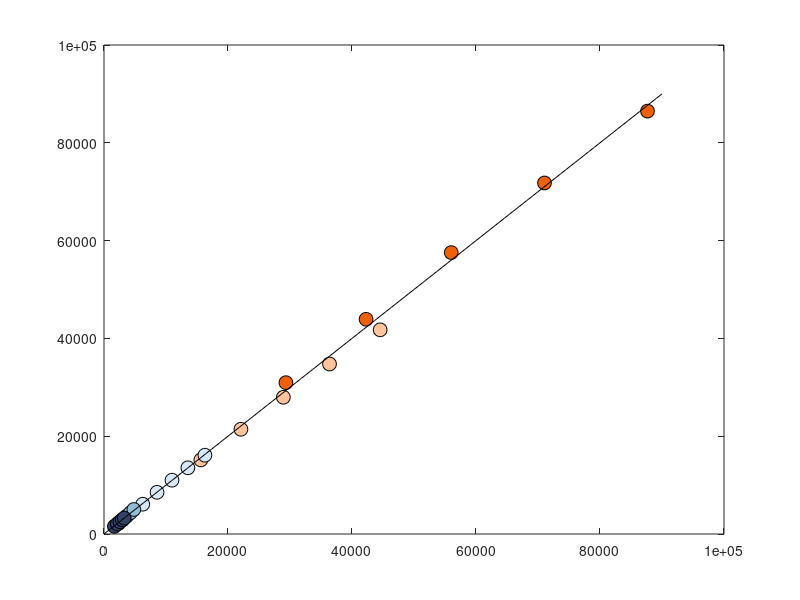

Recreate this plot in MATLAB.
clear all;

etae = [6.908 9.21, 11.513, 13.82, 16.12];
no_crust_else = [1454.14875, 1905.448906, 2301.450313, 2645.008594, 2939.941094];
crust080_else = [29340.7343, 42268.09621, 56009.15412, 71048.51759, 87662.64521];
crust085_else = [15614.80445, 22083.40535, 28930.83363, 36373.77595, 44542.01069];
crust090_else = [6248.155365, 8556.584766, 10966.25036, 13528.31915, 16277.61158];
crust095_else = [2357.25412, 3036.333163, 3670.82971, 4260.978263, 4807.996414];
crust0975_else = [1670.73637, 2146.690156, 2568.043942, 2937.856993, 3258.000869];

crust080_diff_else = no_crust_else - crust080_else;
crust085_diff_else = no_crust_else - crust085_else;
crust090_diff_else = no_crust_else - crust090_else;
crust095_diff_else = no_crust_else - crust095_else;
crust0975_diff_else = no_crust_else - crust0975_else;

d = 0.05;
Ra = 1e7;
mu_jump = 100;
first_term = 0.2764* d^-0.8357 * Ra * d^3.5 * etae.^1.228 * mu_jump.^-0.57 ;
%first_term = d.^exp_term;
sigma_zero_term = (2368*etae.^0.3365 - 3100)*Ra*1e-7;
stress_fit = first_term + sigma_zero_term;

%plot(etae,crust090_else,'x-')
%hold on
%plot(etae,crust080_else,'x-')
%plot(etae,crust085_else,'x-')
%plot(etae,crust095_else,'x-')
%plot(etae,crust0975_else,'x-')
%plot(etae,stress_fit,'o-')

%% 
d=0.2;
first_term = 0.2764* d^-0.8357 * Ra * d^3.5 * etae.^1.228 * mu_jump.^-0.57 ;
%first_term = d.^exp_term;
sigma_zero_term = (2368*etae.^0.3365 - 3100)*Ra*1e-7;
stress_fit = first_term + sigma_zero_term;

plot(crust080_else, stress_fit,'o','MarkerSize',10,...
    'MarkerEdgeColor','k',...
    'MarkerFaceColor',[242/255 97/255 1/255])
hold on

d=0.15;
first_term = 0.2764* d^-0.8357 * Ra * d^3.5 * etae.^1.228 * mu_jump.^-0.57 ;
%first_term = d.^exp_term;
sigma_zero_term = (2368*etae.^0.3365 - 3100)*Ra*1e-7;
stress_fit = first_term + sigma_zero_term;

plot(crust085_else, stress_fit,'o','MarkerSize',10,...
    'MarkerEdgeColor','k',...
    'MarkerFaceColor',[255/255 196/255 156/255])

d=0.1;
first_term = 0.2764* d^-0.8357 * Ra * d^3.5 * etae.^1.228 * mu_jump.^-0.57 ;
%first_term = d.^exp_term;
sigma_zero_term = (2368*etae.^0.3365 - 3100)*Ra*1e-7;
stress_fit = first_term + sigma_zero_term;

plot(crust090_else, stress_fit, 'o','MarkerSize',10,...
    'MarkerEdgeColor','k',...
    'MarkerFaceColor',[217/255 232/255 245/255])

d=0.05;
first_term = 0.2764* d^-0.8357 * Ra * d^3.5 * etae.^1.228 * mu_jump.^-0.57 ;
%first_term = d.^exp_term;
sigma_zero_term = (2368*etae.^0.3365 - 3100)*Ra*1e-7;
stress_fit = first_term + sigma_zero_term;

plot(crust095_else, stress_fit, 'o','MarkerSize',10,...
    'MarkerEdgeColor','k',...
    'MarkerFaceColor',[145/255 190/255 212/255])

d=0.025;
%first_term = 0.2764* d^-0.8357 * Ra * d^3.5 * etae.^1.228 * mu_jump.^-0.57 ;
first_term = 0.2764 * d^2.6643 * Ra * etae.^1.228 * mu_jump.^-0.57;
%first_term = d.^exp_term;
sigma_zero_term = (2368*etae.^0.3365 - 3100)*Ra*1e-7;
stress_fit = first_term + sigma_zero_term;

plot(crust0975_else, stress_fit, 'o','MarkerSize',10,...
    'MarkerEdgeColor','k',...
    'MarkerFaceColor',[48/255 66/255 105/255])

x = linspace(0,9e4);
plot(x,x,'k','LineWidth',0.5)